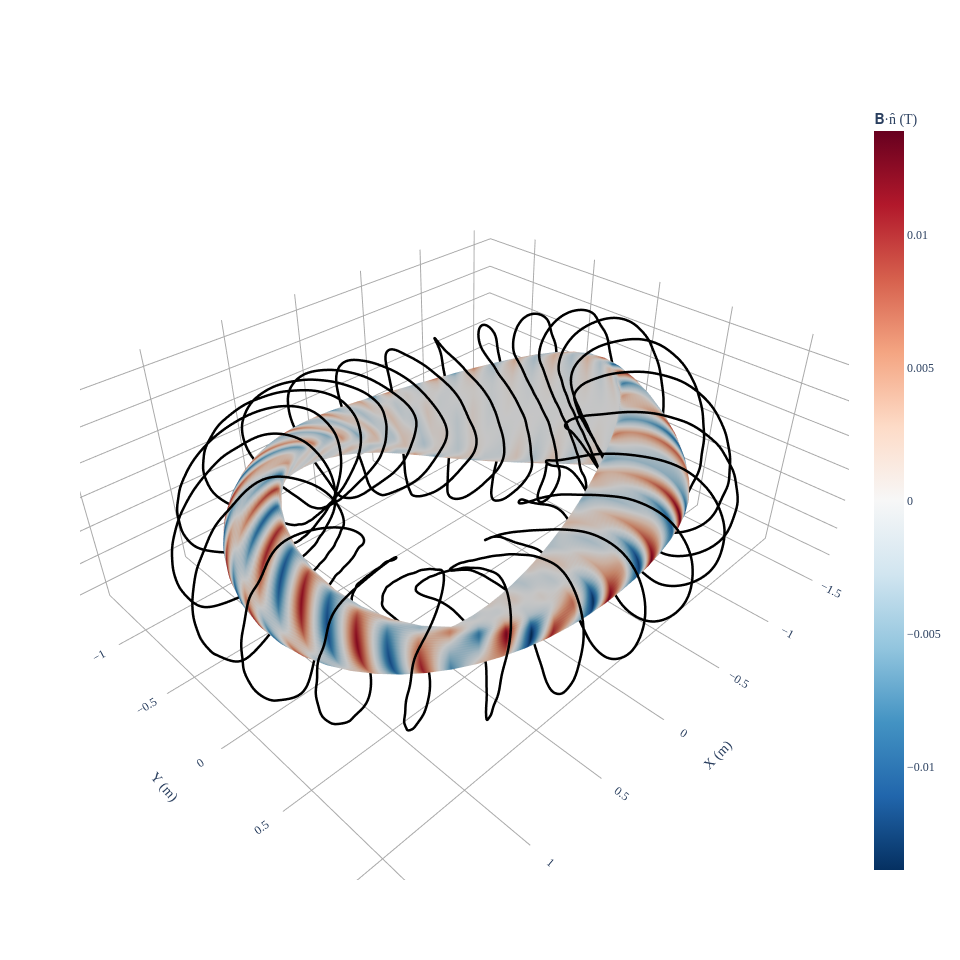

Notebook code cell kept with this figure:
### Code cell
# visualize by plotting coils
fig = plot_3d(
    eq.surface, "B*n", grid=LinearGridFlux(M=40, N=30, endpoint=True), field=coilset
)
fig = plot_coils(coilset, fig=fig)
fig.show()

### Figure 1 — Plotly figure (JSON) as saved in the notebook; plotly's stock layout.template omitted (floating-point values rounded to 4 significant figures; data arrays with more than 128 entries replaced by an {"elided": "..."} marker saying what was removed)
{"data": [{"colorbar": {"title": {"text": "𝐁·n̂ (T)"}}, "colorscale": [[0, "rgb(5,48,97)"], [0.1, "rgb(33,102,172)"], [0.2, "rgb(67,147,195)"], [0.3, "rgb(146,197,222)"], [0.4, "rgb(209,229,240)"], [0.5, "rgb(247,247,247)"], [0.6, "rgb(253,219,199)"], [0.7, "rgb(244,165,130)"], [0.8, "rgb(214,96,77)"], [0.9, "rgb(178,24,43)"], [1, "rgb(103,0,31)"]], "flatshading": true, "i": {"elided": "9760 int values"}, "intensity": {"elided": "4941 float values"}, "j": {"elided": "9760 int values"}, "k": {"elided": "9760 int values"}, "name": "𝐁·n̂ (T)", "opacity": 1, "showscale": true, "type": "mesh3d", "x": {"elided": "4941 float values"}, "y": {"elided": "4941 float values"}, "z": {"elided": "4941 float values"}}, {"hovertext": "Current = -226742.62066550588 (A)", "line": {"color": "black", "dash": "solid", "width": 5}, "marker": {"opacity": 0, "size": 0}, "name": "CoilSet[0]", "showlegend": false, "type": "scatter3d", "x": {"elided": "801 float values"}, "y": {"elided": "801 float values"}, "z": {"elided": "801 float values"}}, {"hovertext": "Current = -226742.62066550588 (A)", "line": {"color": "black", "dash": "solid", "width": 5}, "marker": {"opacity": 0, "size": 0}, "name": "CoilSet[1]", "showlegend": false, "type": "scatter3d", "x": {"elided": "801 float values"}, "y": {"elided": "801 float values"}, "z": {"elided": "801 float values"}}, {"hovertext": "Current = -226742.62066550588 (A)", "line": {"color": "black", "dash": "solid", "width": 5}, "marker": {"opacity": 0, "size": 0}, "name": "CoilSet[2]", "showlegend": false, "type": "scatter3d", "x": {"elided": "801 float values"}, "y": {"elided": "801 float values"}, "z": {"elided": "801 float values"}}, {"hovertext": "Current = -226742.62066550588 (A)", "line": {"color": "black", "dash": "solid", "width": 5}, "marker": {"opacity": 0, "size": 0}, "name": "CoilSet[3]", "showlegend": false, "type": "scatter3d", "x": {"elided": "801 float values"}, "y": {"elided": "801 float values"}, "z": {"elided": "801 float values"}}, {"hovertext": "Current = -226742.62066550588 (A)", "line": {"color": "black", "dash": "solid", "width": 5}, "marker": {"opacity": 0, "size": 0}, "name": "CoilSet[4]", "showlegend": false, "type": "scatter3d", "x": {"elided": "801 float values"}, "y": {"elided": "801 float values"}, "z": {"elided": "801 float values"}}, {"hovertext": "Current = -226742.62066550588 (A)", "line": {"color": "black", "dash": "solid", "width": 5}, "marker": {"opacity": 0, "size": 0}, "name": "CoilSet[5]", "showlegend": false, "type": "scatter3d", "x": {"elided": "801 float values"}, "y": {"elided": "801 float values"}, "z": {"elided": "801 float values"}}, {"hovertext": "Current = 226742.62066550588 (A)", "line": {"color": "black", "dash": "solid", "width": 5}, "marker": {"opacity": 0, "size": 0}, "name": "CoilSet[6]", "showlegend": false, "type": "scatter3d", "x": {"elided": "801 float values"}, "y": {"elided": "801 float values"}, "z": {"elided": "801 float values"}}, {"hovertext": "Current = 226742.62066550588 (A)", "line": {"color": "black", "dash": "solid", "width": 5}, "marker": {"opacity": 0, "size": 0}, "name": "CoilSet[7]", "showlegend": false, "type": "scatter3d", "x": {"elided": "801 float values"}, "y": {"elided": "801 float values"}, "z": {"elided": "801 float values"}}, {"hovertext": "Current = 226742.62066550588 (A)", "line": {"color": "black", "dash": "solid", "width": 5}, "marker": {"opacity": 0, "size": 0}, "name": "CoilSet[8]", "showlegend": false, "type": "scatter3d", "x": {"elided": "801 float values"}, "y": {"elided": "801 float values"}, "z": {"elided": "801 float values"}}, {"hovertext": "Current = 226742.62066550588 (A)", "line": {"color": "black", "dash": "solid", "width": 5}, "marker": {"opacity": 0, "size": 0}, "name": "CoilSet[9]", "showlegend": false, "type": "scatter3d", "x": {"elided": "801 float values"}, "y": {"elided": "801 float values"}, "z": {"elided": "801 float values"}}, {"hovertext": "Current = 226742.62066550588 (A)", "line": {"color": "black", "dash": "solid", "width": 5}, "marker": {"opacity": 0, "size": 0}, "name": "CoilSet[10]", "showlegend": false, "type": "scatter3d", "x": {"elided": "801 float values"}, "y": {"elided": "801 float values"}, "z": {"elided": "801 float values"}}, {"hovertext": "Current = 226742.62066550588 (A)", "line": {"color": "black", "dash": "solid", "width": 5}, "marker": {"opacity": 0, "size": 0}, "name": "CoilSet[11]", "showlegend": false, "type": "scatter3d", "x": {"elided": "801 float values"}, "y": {"elided": "801 float values"}, "z": {"elided": "801 float values"}}, {"hovertext": "Current = -226742.62066550588 (A)", "line": {"color": "black", "dash": "solid", "width": 5}, "marker": {"opacity": 0, "size": 0}, "name": "CoilSet[12]", "showlegend": false, "type": "scatter3d", "x": {"elided": "801 float values"}, "y": {"elided": "801 float values"}, "z": {"elided": "801 float values"}}, {"hovertext": "Current = -226742.62066550588 (A)", "line": {"color": "black", "dash": "solid", "width": 5}, "marker": {"opacity": 0, "size": 0}, "name": "CoilSet[13]", "showlegend": false, "type": "scatter3d", "x": {"elided": "801 float values"}, "y": {"elided": "801 float values"}, "z": {"elided": "801 float values"}}, {"hovertext": "Current = -226742.62066550588 (A)", "line": {"color": "black", "dash": "solid", "width": 5}, "marker": {"opacity": 0, "size": 0}, "name": "CoilSet[14]", "showlegend": false, "type": "scatter3d", "x": {"elided": "801 float values"}, "y": {"elided": "801 float values"}, "z": {"elided": "801 float values"}}, {"hovertext": "Current = -226742.62066550588 (A)", "line": {"color": "black", "dash": "solid", "width": 5}, "marker": {"opacity": 0, "size": 0}, "name": "CoilSet[15]", "showlegend": false, "type": "scatter3d", "x": {"elided": "801 float values"}, "y": {"elided": "801 float values"}, "z": {"elided": "801 float values"}}, {"hovertext": "Current = -226742.62066550588 (A)", "line": {"color": "black", "dash": "solid", "width": 5}, "marker": {"opacity": 0, "size": 0}, "name": "CoilSet[16]", "showlegend": false, "type": "scatter3d", "x": {"elided": "801 float values"}, "y": {"elided": "801 float values"}, "z": {"elided": "801 float values"}}, {"hovertext": "Current = -226742.62066550588 (A)", "line": {"color": "black", "dash": "solid", "width": 5}, "marker": {"opacity": 0, "size": 0}, "name": "CoilSet[17]", "showlegend": false, "type": "scatter3d", "x": {"elided": "801 float values"}, "y": {"elided": "801 float values"}, "z": {"elided": "801 float values"}}, {"hovertext": "Current = 226742.62066550588 (A)", "line": {"color": "black", "dash": "solid", "width": 5}, "marker": {"opacity": 0, "size": 0}, "name": "CoilSet[18]", "showlegend": false, "type": "scatter3d", "x": {"elided": "801 float values"}, "y": {"elided": "801 float values"}, "z": {"elided": "801 float values"}}, {"hovertext": "Current = 226742.62066550588 (A)", "line": {"color": "black", "dash": "solid", "width": 5}, "marker": {"opacity": 0, "size": 0}, "name": "CoilSet[19]", "showlegend": false, "type": "scatter3d", "x": {"elided": "801 float values"}, "y": {"elided": "801 float values"}, "z": {"elided": "801 float values"}}, {"hovertext": "Current = 226742.62066550588 (A)", "line": {"color": "black", "dash": "solid", "width": 5}, "marker": {"opacity": 0, "size": 0}, "name": "CoilSet[20]", "showlegend": false, "type": "scatter3d", "x": {"elided": "801 float values"}, "y": {"elided": "801 float values"}, "z": {"elided": "801 float values"}}, {"hovertext": "Current = 226742.62066550588 (A)", "line": {"color": "black", "dash": "solid", "width": 5}, "marker": {"opacity": 0, "size": 0}, "name": "CoilSet[21]", "showlegend": false, "type": "scatter3d", "x": {"elided": "801 float values"}, "y": {"elided": "801 float values"}, "z": {"elided": "801 float values"}}, {"hovertext": "Current = 226742.62066550588 (A)", "line": {"color": "black", "dash": "solid", "width": 5}, "marker": {"opacity": 0, "size": 0}, "name": "CoilSet[22]", "showlegend": false, "type": "scatter3d", "x": {"elided": "801 float values"}, "y": {"elided": "801 float values"}, "z": {"elided": "801 float values"}}, {"hovertext": "Current = 226742.62066550588 (A)", "line": {"color": "black", "dash": "solid", "width": 5}, "marker": {"opacity": 0, "size": 0}, "name": "CoilSet[23]", "showlegend": false, "type": "scatter3d", "x": {"elided": "801 float values"}, "y": {"elided": "801 float values"}, "z": {"elided": "801 float values"}}], "layout": {"font": {"family": "Times"}, "height": 960.1, "scene": {"aspectmode": "data", "xaxis": {"backgroundcolor": "white", "gridcolor": "darkgrey", "showbackground": false, "showgrid": true, "showticklabels": true, "title": {"text": "X (m)"}, "zeroline": true, "zerolinecolor": "darkgrey"}, "yaxis": {"backgroundcolor": "white", "gridcolor": "darkgrey", "showbackground": false, "showgrid": true, "showticklabels": true, "title": {"text": "Y (m)"}, "zeroline": true, "zerolinecolor": "darkgrey"}, "zaxis": {"backgroundcolor": "white", "gridcolor": "darkgrey", "showbackground": false, "showgrid": true, "showticklabels": true, "title": {"text": "Z (m)"}, "zeroline": true, "zerolinecolor": "darkgrey"}}, "title": {"text": "", "x": 0.5, "xanchor": "center", "y": 0.9, "yanchor": "top"}, "width": 960.1}}
